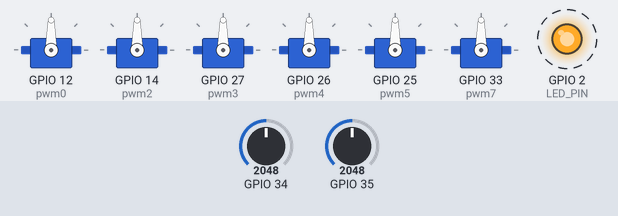
This sketch was run on a simulated ESP32. On the bench: 6 × servo, output pins drawn as LEDs (lit = HIGH). Dashed ring = blinking. Inputs (shaded band) come from the test bench; at power-on: GPIO 34 = 2048, GPIO 35 = 2048. What the sketch prints to the serial monitor is not drawn.

Above: at 0.2 s.
Timing chart, 0 to 3.0 s (numbered marks = the images above):
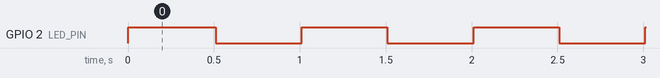

Measured:
- by itself, GPIO 2 (LED_PIN): alternates HIGH for 0.50 s and LOW for 0.50 s

The sketch:

wifi_server_01.ino
```cpp
#include <WiFi.h>
#include <WiFiUdp.h>

// COM21

#include "average_float.h"

#include <Ticker.h>
#include <time.h>
#include <ArduinoJson.h>
#include <ESP32_Servo.h>
#include <driver/adc.h>
#include <driver/gpio.h>


// ADC Auflösung 10Bit (4096 = 1,1V)
#define   ADC_MAX         4096
#define   LED_PIN         2
#define   TIME_MSEC_DTX   111
int       TIME_MSEC_LED  = 500;

/************************* Servo *********************************/
// Possible PWM GPIO pins on the ESP32: 0(used by on-board button),
// 2,4,5(used by on-board LED),12-19,21-23,25-27,32-33
Servo pwm0;
Servo pwm1;
Servo pwm2;
Servo pwm3;
Servo pwm4;
Servo pwm5;
Servo pwm6;
Servo pwm7;


/************************* Constants, Variables *********************************/
float val_volt = 0;

AverageFloat mAvgRaw0(2);
AverageFloat mAvgRaw1(2);
/*************************** Timer OS Code ************************************/
Ticker  mTickerDtx;
Ticker  mTickerLed;

float channel[] = {0, 0, 0, 0, 0, 0, 0, 0, 0, 0, 0, 0, 0};
/*************************** Wifi Variables ************************************/
const char* ssid  = "JBOOT123";
const char* pass  = "JBOOT123";

IPAddress ServerIP(192, 168, 4, 1);
IPAddress ClientIP(192, 168, 4, 2);

WiFiUDP udp;

boolean       connected = false;
unsigned int  localUdpPort = 2000;  // local port to listen on
char          incomingPacket[255];  // buffer for incoming packets

/*************************** Sketch Code ************************************/
void setup() {
  Serial.begin(115200);

  adc1_config_width(ADC_WIDTH_12Bit);
  adc1_config_channel_atten(ADC1_CHANNEL_6, ADC_ATTEN_6db  );  // ADC_ATTEN_DB_6 = 2
  adc1_config_channel_atten(ADC1_CHANNEL_7, ADC_ATTEN_6db  );

  // using SG90 servo min/max of 500us and 2400us
  // for MG995 large servo, use 1000us and 2000us,
  // 2,4,5(used by on-board LED),12-19,21-23,25-27,32-33
  pwm0.attach(12, 550, 2200);
  pwm2.attach(14, 550, 2200);
  pwm3.attach(27, 550, 2200);
  pwm4.attach(26, 500, 2400);
  pwm5.attach(25, 500, 2400);
  pwm7.attach(33, 500, 2400);

  pinMode(LED_PIN, OUTPUT);
  digitalWrite(LED_PIN, !digitalRead(LED_PIN));

  delay(10);
  Serial.println((String)"SERVER - BOOT");
  Serial.println((String)"SETUP ACCESS POINT");

  mTickerDtx.attach_ms(200, dtx_isr);
  mTickerLed.attach_ms(500, led_isr);

  WiFi.mode(WIFI_AP_STA);
  WiFi.softAP(ssid, pass);

  Serial.println((String)"SSID: " + ssid + "  PASS: " + pass);
  Serial.print("IP address: ");
  Serial.println(WiFi.softAPIP());

  //Start UDP
  Serial.println("Starting UDP");
  udp.begin(localUdpPort);

  Serial.print("Local port: ");
  Serial.println(localUdpPort);
}

void led_isr() {
  digitalWrite(LED_PIN, !digitalRead(LED_PIN));
}

float mapfloat(float x, float in_min, float in_max, float out_min, float out_max) {
  return (x - in_min) * (out_max - out_min) / (in_max - in_min) + out_min;
}

void dtx_isr(void) {
      mAvgRaw0.append(adc1_get_raw(ADC1_CHANNEL_6));
      mAvgRaw1.append(adc1_get_raw(ADC1_CHANNEL_7));

      double v0 = mapfloat(mAvgRaw0.avg(),120,2431,2.0,15.00);
      double v1 = mapfloat(mAvgRaw1.avg(),120,2431,2.0,15.00);


    //Serial.println("timer_snd_state");
    StaticJsonBuffer<200> jsonBuffer;
    JsonObject& root = jsonBuffer.createObject();
    root["adc0"] = mAvgRaw0.avg();
    root["v0"] = v0;
    root["v1"] = v1;

    udp.beginPacket(ClientIP, localUdpPort);
    root.printTo(udp);
    udp.endPacket();

    Serial.print("UDP TX: "); root.printTo(Serial); Serial.println();
}

void drx(void) {
  int packetSize = udp.parsePacket();
  if (packetSize)  {

    // We've received a UDP packet
    //Serial.printf("Received %d bytes from %s, port %d\n", packetSize, udp.remoteIP().toString().c_str(), udp.remotePort());
    int len = udp.read(incomingPacket, 255);
    if (len > 0)   {
      incomingPacket[len] = 0;
    }
    Serial.printf("UDP RX: %s\n", incomingPacket);

    StaticJsonBuffer<200> jsonBuffer;
    JsonObject& root = jsonBuffer.parseObject(incomingPacket);
    if (!root.success()) {
      Serial.println("parseObject() failed");
      return;
    }
    channel[0] = root["ch"][0];
    channel[1] = root["ch"][1];
    channel[2] = root["ch"][2];
    channel[3] = root["ch"][3];
    channel[4] = root["ch"][4];
    channel[5] = root["ch"][5];
    channel[6] = root["ch"][6];
    channel[7] = root["ch"][7];

    //Serial.printf("map pwm: %i\n", val);
    pwm0.write(mapfloat(channel[0], -100.0, 100.0, 0, 180.0));
    pwm2.write(mapfloat(channel[1], -100.0, 100.0, 0, 180.0));
    pwm3.write(mapfloat(channel[2], -100.0, 100.0, 0, 180.0));
    pwm4.write(mapfloat(channel[3], -100.0, 100.0, 0, 180.0));
    pwm5.write(mapfloat(channel[4], -100.0, 100.0, 0, 180.0));
    pwm7.write(mapfloat(channel[5], -100.0, 100.0, 0, 180.0));
  }
}

void loop() {
  drx();
  delay(0);
}
```
